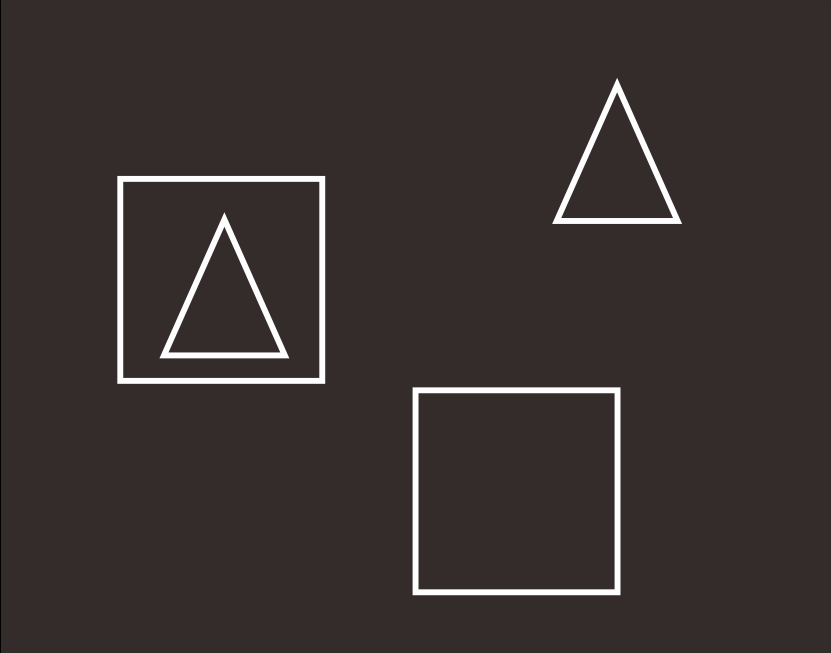
#> input picture shapeUji8.png, 831 x 653 px
$ python detect_shape.py
#> lines starting #> are read from the running program, lines starting #| are printed output that depends on the picture; after the words box and inside, x2 and y2 are one past the last pixel; in counts of white or black regions, pixels touching at a corner belong together
# USAGE
#python detect_shapes.py --image shapes_and_colors.png

# import the necessary packages
import argparse
import imutils
from cv2 import cv2

def detectshape(c):
# initialize the shape name and approximate the contour
        shape = "unidentified"
        peri = cv2.arcLength(c, True)
        approx = cv2.approxPolyDP(c, 0.04 * peri, True)

	# if the shape is a triangle, it will have 3 vertices
        if len(approx) == 3:
                shape = "triangle"

	# if the shape has 4 vertices, it is either a square or
	# a rectangle
        elif len(approx) == 4:
                # compute the bounding box of the contour and use the
		# bounding box to compute the aspect ratio
                (x, y, w, h) = cv2.boundingRect(approx)
                ar = w / float(h)

		# a square will have an aspect ratio that is approximately
		# equal to one, otherwise, the shape is a rectangle
                shape = "square" if ar >= 0.95 and ar <= 1.05 else "rectangle"

	# if the shape is a pentagon, it will have 5 vertices
        elif len(approx) == 5:
                shape = "pentagon"

	# otherwise, we assume the shape is a circle
        else:
                shape = "circle"

	# return the name of the shape
        return shape

# construct the argument parse and parse the arguments
# ap = argparse.ArgumentParser()
# ap.add_argument("-i", "--image", required=True,
# 	help="path to the input image")
# args = vars(ap.parse_args())

# load the image and resize it to a smaller factor so that
# the shapes can be approximated better
image = cv2.imread("shapeUji8.png")
#> image is the input picture: shape (653, 831, 3); mean B, G, R 48.6, 49.5, 56.4
#image = cv2.imread(args["image"])
resized = imutils.resize(image, width=300)
ratio = image.shape[0] / float(resized.shape[0])
#> ratio = 2.78

# convert the resized image to grayscale, blur it slightly,
# and threshold it
gray = cv2.cvtColor(resized, cv2.COLOR_BGR2GRAY)
blurred = cv2.GaussianBlur(gray, (5, 5), 0)
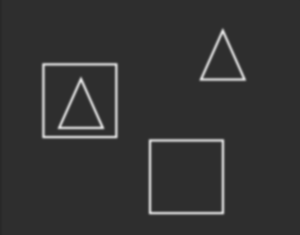
#> blurred: shape (235, 300); min 40, max 225, mean 51.5
thresh = cv2.threshold(blurred, 60, 255, cv2.THRESH_BINARY)[1]
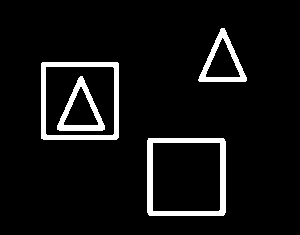
#> thresh: shape (235, 300); 6.6% white; 4 white regions


# find contours in the thresholded image and initialize the
# shape detector
cnts,hierarchy = cv2.findContours(thresh, cv2.RETR_LIST, cv2.CHAIN_APPROX_SIMPLE)
#> cnts = 8 contours; box (x1, y1, x2, y2) and area: (147, 138, 226, 216) 5996, (41, 62, 119, 140) 5924, (45, 66, 115, 136) 4754, (152, 142, 221, 212) 4688, (57, 76, 105, 131) 1428, (198, 28, 247, 82) 1404, (205, 37, 241, 78) 764, (63, 86, 99, 126) 752
shapes = []

# cnts = imutils.grab_contours(cnts)
# loop over the contours
for c in cnts:
	# print(c)
	# compute the center of the contour, then detect the name of the
	# shape using only the contour
	M = cv2.moments(c)
	cX = int((M["m10"] / M["m00"]) * ratio)
	cY = int((M["m01"] / M["m00"]) * ratio)
	shape = detectshape(c)
	if shape=="square":
		shapes.append(c)

	# multiply the contour (x, y)-coordinates by the resize ratio,
	# then draw the contours and the name of the shape on the image
	c = c.astype("float")
	c *= ratio
	c = c.astype("int")
	cv2.drawContours(image, [c], -1, (0, 255, 0), 2)

	cv2.putText(image, shape, (cX, cY), cv2.FONT_HERSHEY_SIMPLEX, 0.5, (255, 255, 255), 2)

	# show the output image
	cv2.imshow("Image", image)
#> this loop made 8 passes
#> (cX, cY, shape, peri in detectshape, approx in detectshape, x in detectshape, y in detectshape, w in detectshape) on passes 1, 2, 5, 6: (516, 490, 'square', 271.1, [[152, 143], [219, 142], [220, 209], [153, 211]], 152, 142, 69), (516, 490, 'square', 305.9, [[148, 138], [148, 214], [223, 215], [224, 139]], 148, 138, 77), (220, 279, 'square', 271.9, [[45, 67], [112, 66], [114, 133], [47, 135]], 45, 66, 70), (220, 279, 'square', 305.1, [[42, 62], [41, 138], [116, 139], [118, 63]], 41, 62, 78)
#> (cX, cY, shape, peri in detectshape, approx in detectshape) on passes 3, 4, 7, 8: (223, 309, 'triangle', 126.9, [[80, 86], [97, 125], [63, 124]]), (223, 308, 'triangle', 174.5, [[80, 76], [57, 129], [102, 130]]), (617, 175, 'triangle', 128.3, [[222, 37], [239, 77], [205, 76]]), (617, 173, 'triangle', 174.5, [[221, 28], [198, 80], [245, 81]])
#> pass 1, `cv2.imshow("Image", image)`:
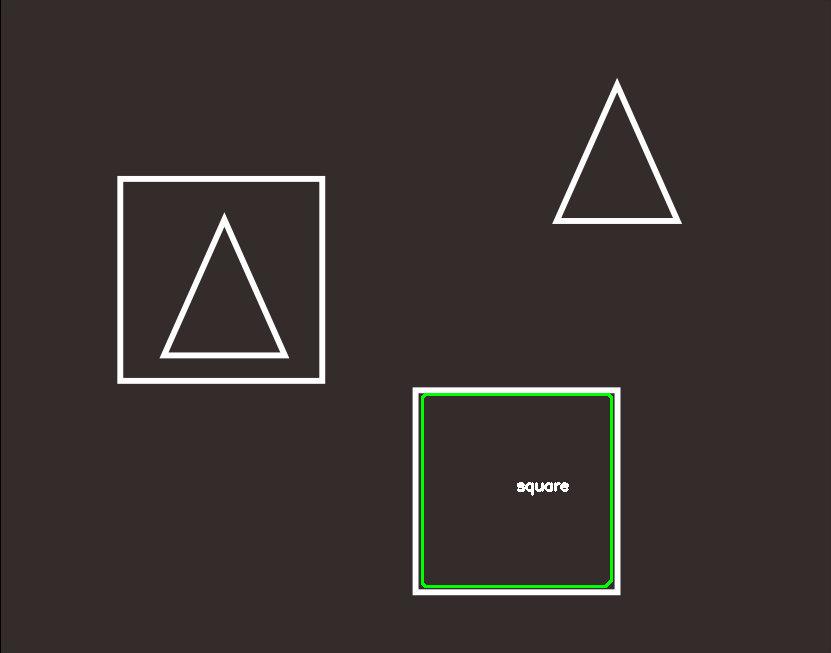
#> window 'Image': shape (653, 831, 3); mean B, G, R 48.5, 50.6, 56.3
#> pass 2, `cv2.imshow("Image", image)`:
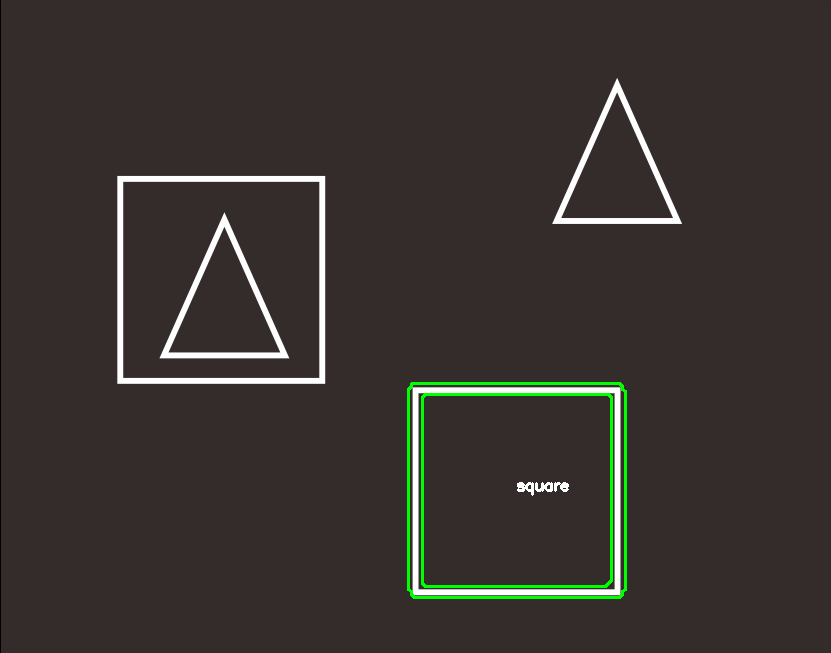
#> window 'Image': shape (653, 831, 3); mean B, G, R 48.3, 51.6, 56
#> after the loop:
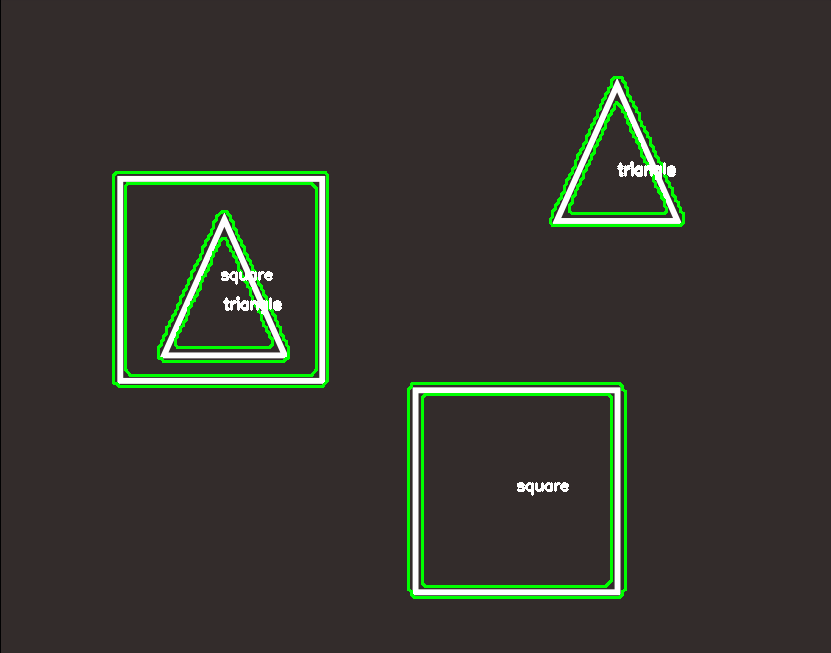
#> image: shape (653, 831, 3); 3.05% of pixels changed, all inside (x1, y1, x2, y2) = (112, 76, 685, 599)
#> after the loop, shapes = 4 contours; box (x1, y1, x2, y2) and area: (147, 138, 226, 216) 5996, (41, 62, 119, 140) 5924, (45, 66, 115, 136) 4754, (152, 142, 221, 212) 4688
	#cv2.waitKey(0)

cv2.waitKey(0)

$ run again, with shapeUji2.png copied over shapeUji8.png
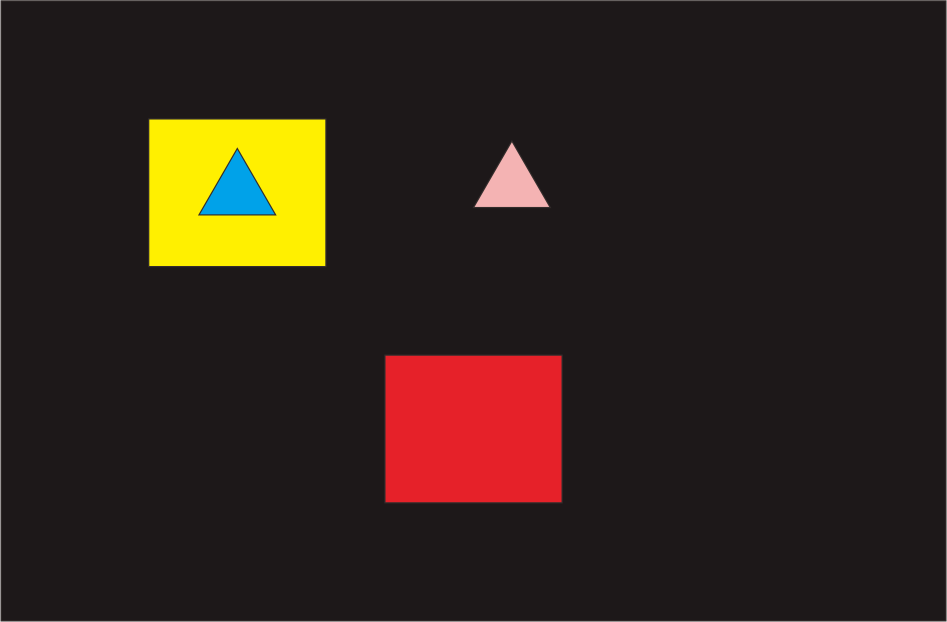
#> input picture shapeUji2.png, 1894 x 1244 px (shown at 1/2 size)
#> image is the input picture: shape (1244, 1894, 3); mean B, G, R 26.9, 34.8, 48.1
#> `thresh = cv2.threshold(blurred, 60, 255, cv2.THRESH_BINARY)[1]`:
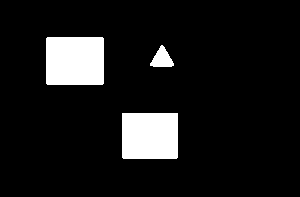
#> thresh: shape (197, 300); 9.6% white; 3 white regions
#> cnts = 3 contours; box (x1, y1, x2, y2) and area: (46, 37, 104, 85) 2677, (122, 113, 178, 159) 2474, (150, 45, 174, 67) 282
#> the loop `for c in cnts:` made 3 passes
#> (cX, cY, shape, peri in detectshape, approx in detectshape, x in detectshape, y in detectshape, w in detectshape) on passes 1, 3: (944, 855, 'rectangle', 198.8, [[122, 113], [123, 158], [177, 157], [177, 113]], 122, 113, 56), (470, 382, 'rectangle', 205.7, [[46, 38], [47, 84], [103, 83], [102, 37]], 46, 37, 58)
#> after the loop `for c in cnts:`:
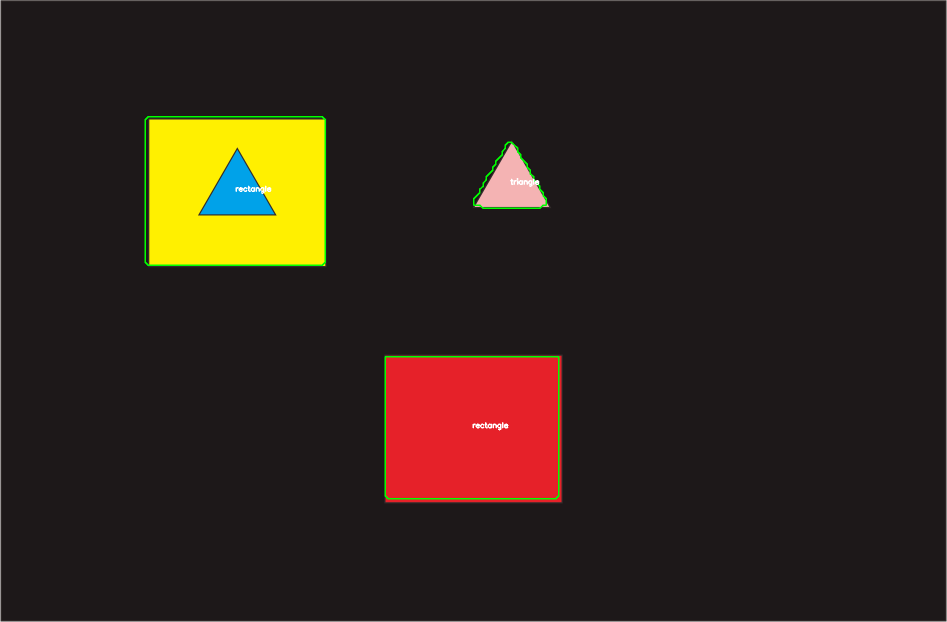
#> image: shape (1244, 1894, 3) (shown at 1/2 size); 0.45% of pixels changed, all inside (x1, y1, x2, y2) = (289, 232, 1119, 999)
#> after the loop `for c in cnts:`: shapes = []
